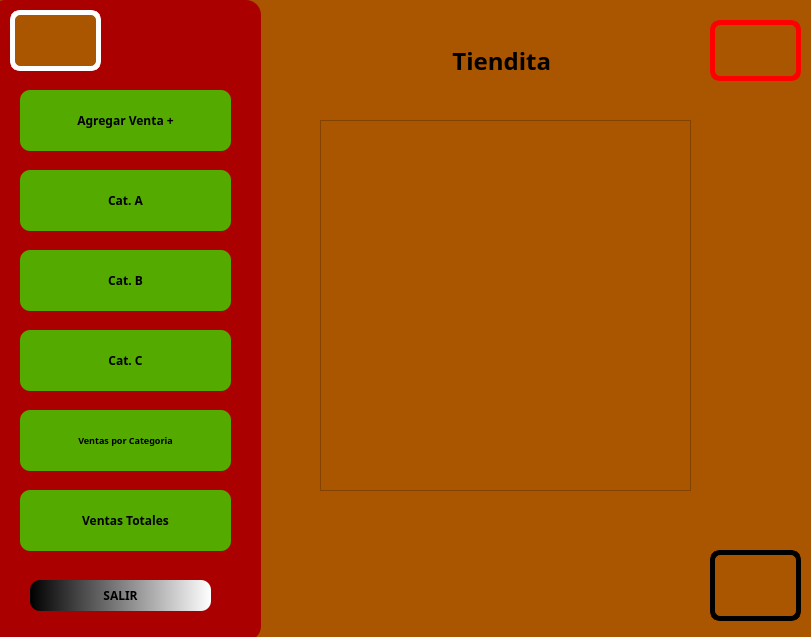
<?xml version="1.0" encoding="UTF-8"?>
<ui version="4.0">
 <class>Dialog</class>
 <widget class="QDialog" name="Dialog">
  <property name="geometry">
   <rect>
    <x>0</x>
    <y>0</y>
    <width>811</width>
    <height>637</height>
   </rect>
  </property>
  <property name="windowTitle">
   <string>Dialog</string>
  </property>
  <property name="styleSheet">
   <string notr="true">background-color: rgb(170, 85, 0);</string>
  </property>
  <widget class="QLabel" name="label">
   <property name="geometry">
    <rect>
     <x>340</x>
     <y>20</y>
     <width>211</width>
     <height>81</height>
    </rect>
   </property>
   <property name="font">
    <font>
     <family>Rockwell Extra Bold</family>
     <pointsize>18</pointsize>
     <weight>75</weight>
     <bold>true</bold>
    </font>
   </property>
   <property name="text">
    <string>Tiendita</string>
   </property>
   <property name="alignment">
    <set>Qt::AlignRight|Qt::AlignTrailing|Qt::AlignVCenter</set>
   </property>
  </widget>
  <widget class="QLabel" name="label_5">
   <property name="geometry">
    <rect>
     <x>710</x>
     <y>550</y>
     <width>91</width>
     <height>71</height>
    </rect>
   </property>
   <property name="styleSheet">
    <string notr="true">border: 5px solid black;
border-radius: 10px;</string>
   </property>
   <property name="text">
    <string/>
   </property>
   <property name="pixmap">
    <pixmap resource="../../recursos.qrc">:/meme/Imagen/logo_equipo.jpg</pixmap>
   </property>
   <property name="scaledContents">
    <bool>true</bool>
   </property>
  </widget>
  <widget class="QPushButton" name="btn_CatA">
   <property name="geometry">
    <rect>
     <x>20</x>
     <y>170</y>
     <width>211</width>
     <height>61</height>
    </rect>
   </property>
   <property name="font">
    <font>
     <family>Rockwell Extra Bold</family>
     <pointsize>9</pointsize>
     <weight>75</weight>
     <bold>true</bold>
    </font>
   </property>
   <property name="styleSheet">
    <string notr="true">background-color: rgb(85, 170, 0);
border: 5px;
border-radius: 10px;</string>
   </property>
   <property name="text">
    <string>Cat. A</string>
   </property>
  </widget>
  <widget class="QLabel" name="label_4">
   <property name="geometry">
    <rect>
     <x>710</x>
     <y>20</y>
     <width>91</width>
     <height>61</height>
    </rect>
   </property>
   <property name="styleSheet">
    <string notr="true">border: 5px solid red;
border-radius: 10px;</string>
   </property>
   <property name="text">
    <string/>
   </property>
   <property name="pixmap">
    <pixmap resource="../../recursos.qrc">:/meme/Imagen/fians.jpg</pixmap>
   </property>
   <property name="scaledContents">
    <bool>true</bool>
   </property>
  </widget>
  <widget class="QLabel" name="label_3">
   <property name="geometry">
    <rect>
     <x>10</x>
     <y>10</y>
     <width>91</width>
     <height>61</height>
    </rect>
   </property>
   <property name="styleSheet">
    <string notr="true">border: 5px solid white;
border-radius: 10px;</string>
   </property>
   <property name="text">
    <string/>
   </property>
   <property name="pixmap">
    <pixmap resource="../../recursos.qrc">:/meme/Imagen/uat-logo.jpg</pixmap>
   </property>
   <property name="scaledContents">
    <bool>true</bool>
   </property>
  </widget>
  <widget class="QLabel" name="label_6">
   <property name="geometry">
    <rect>
     <x>-10</x>
     <y>0</y>
     <width>271</width>
     <height>641</height>
    </rect>
   </property>
   <property name="styleSheet">
    <string notr="true">background-color: rgb(170, 0, 0);
border-radius: 15px;</string>
   </property>
   <property name="text">
    <string/>
   </property>
  </widget>
  <widget class="QPushButton" name="btn_CatB">
   <property name="geometry">
    <rect>
     <x>20</x>
     <y>250</y>
     <width>211</width>
     <height>61</height>
    </rect>
   </property>
   <property name="font">
    <font>
     <family>Rockwell Extra Bold</family>
     <pointsize>9</pointsize>
     <weight>75</weight>
     <bold>true</bold>
    </font>
   </property>
   <property name="styleSheet">
    <string notr="true">background-color: rgb(85, 170, 0);
border: 5px;
border-radius: 10px;</string>
   </property>
   <property name="text">
    <string>Cat. B</string>
   </property>
  </widget>
  <widget class="QPushButton" name="btn_CatC">
   <property name="geometry">
    <rect>
     <x>20</x>
     <y>330</y>
     <width>211</width>
     <height>61</height>
    </rect>
   </property>
   <property name="font">
    <font>
     <family>Rockwell Extra Bold</family>
     <pointsize>9</pointsize>
     <weight>75</weight>
     <bold>true</bold>
    </font>
   </property>
   <property name="styleSheet">
    <string notr="true">background-color: rgb(85, 170, 0);
border: 5px;
border-radius: 10px;</string>
   </property>
   <property name="text">
    <string>Cat. C</string>
   </property>
  </widget>
  <widget class="QPushButton" name="btn_ventaxcategoria">
   <property name="geometry">
    <rect>
     <x>20</x>
     <y>410</y>
     <width>211</width>
     <height>61</height>
    </rect>
   </property>
   <property name="font">
    <font>
     <family>Rockwell Extra Bold</family>
     <pointsize>7</pointsize>
     <weight>75</weight>
     <bold>true</bold>
    </font>
   </property>
   <property name="styleSheet">
    <string notr="true">background-color: rgb(85, 170, 0);
border: 5px;
border-radius: 10px;</string>
   </property>
   <property name="text">
    <string>Ventas por Categoria</string>
   </property>
  </widget>
  <widget class="QPushButton" name="btn_Salir">
   <property name="geometry">
    <rect>
     <x>30</x>
     <y>580</y>
     <width>181</width>
     <height>31</height>
    </rect>
   </property>
   <property name="font">
    <font>
     <family>Rockwell Extra Bold</family>
     <pointsize>9</pointsize>
     <weight>75</weight>
     <bold>true</bold>
    </font>
   </property>
   <property name="toolTip">
    <string>&lt;html&gt;&lt;head/&gt;&lt;body&gt;&lt;p&gt;&lt;span style=&quot; color:#ffffff;&quot;&gt;Salir&lt;/span&gt;&lt;/p&gt;&lt;/body&gt;&lt;/html&gt;</string>
   </property>
   <property name="whatsThis">
    <string>&lt;html&gt;&lt;head/&gt;&lt;body&gt;&lt;p&gt;&lt;span style=&quot; color:#ffffff;&quot;&gt;Salir&lt;/span&gt;&lt;/p&gt;&lt;/body&gt;&lt;/html&gt;</string>
   </property>
   <property name="styleSheet">
    <string notr="true">background-color: qlineargradient(spread:pad, x1:0, y1:0, x2:1, y2:0, stop:0 rgba(0, 0, 0, 255), stop:1 rgba(255, 255, 255, 255));
border: 5px;
border-radius: 10px;</string>
   </property>
   <property name="text">
    <string>SALIR</string>
   </property>
  </widget>
  <widget class="QPushButton" name="btn_NuevaVenta">
   <property name="geometry">
    <rect>
     <x>20</x>
     <y>90</y>
     <width>211</width>
     <height>61</height>
    </rect>
   </property>
   <property name="font">
    <font>
     <family>Rockwell Extra Bold</family>
     <pointsize>9</pointsize>
     <weight>75</weight>
     <bold>true</bold>
    </font>
   </property>
   <property name="styleSheet">
    <string notr="true">background-color: rgb(85, 170, 0);
border: 5px;
border-radius: 10px;</string>
   </property>
   <property name="text">
    <string>Agregar Venta +</string>
   </property>
  </widget>
  <widget class="QListWidget" name="datos">
   <property name="geometry">
    <rect>
     <x>320</x>
     <y>120</y>
     <width>371</width>
     <height>371</height>
    </rect>
   </property>
   <property name="font">
    <font>
     <family>Rockwell Extra Bold</family>
     <pointsize>10</pointsize>
     <weight>75</weight>
     <bold>true</bold>
    </font>
   </property>
  </widget>
  <widget class="QPushButton" name="btn_vtotal">
   <property name="geometry">
    <rect>
     <x>20</x>
     <y>490</y>
     <width>211</width>
     <height>61</height>
    </rect>
   </property>
   <property name="font">
    <font>
     <family>Rockwell Extra Bold</family>
     <pointsize>9</pointsize>
     <weight>75</weight>
     <bold>true</bold>
    </font>
   </property>
   <property name="styleSheet">
    <string notr="true">background-color: rgb(85, 170, 0);
border: 5px;
border-radius: 10px;</string>
   </property>
   <property name="text">
    <string>Ventas Totales</string>
   </property>
  </widget>
  <zorder>label_6</zorder>
  <zorder>label</zorder>
  <zorder>label_5</zorder>
  <zorder>btn_CatA</zorder>
  <zorder>label_4</zorder>
  <zorder>label_3</zorder>
  <zorder>btn_CatB</zorder>
  <zorder>btn_CatC</zorder>
  <zorder>btn_ventaxcategoria</zorder>
  <zorder>btn_Salir</zorder>
  <zorder>btn_NuevaVenta</zorder>
  <zorder>datos</zorder>
  <zorder>btn_vtotal</zorder>
 </widget>
 <resources>
  <include location="../../recursos.qrc"/>
 </resources>
 <connections/>
</ui>
